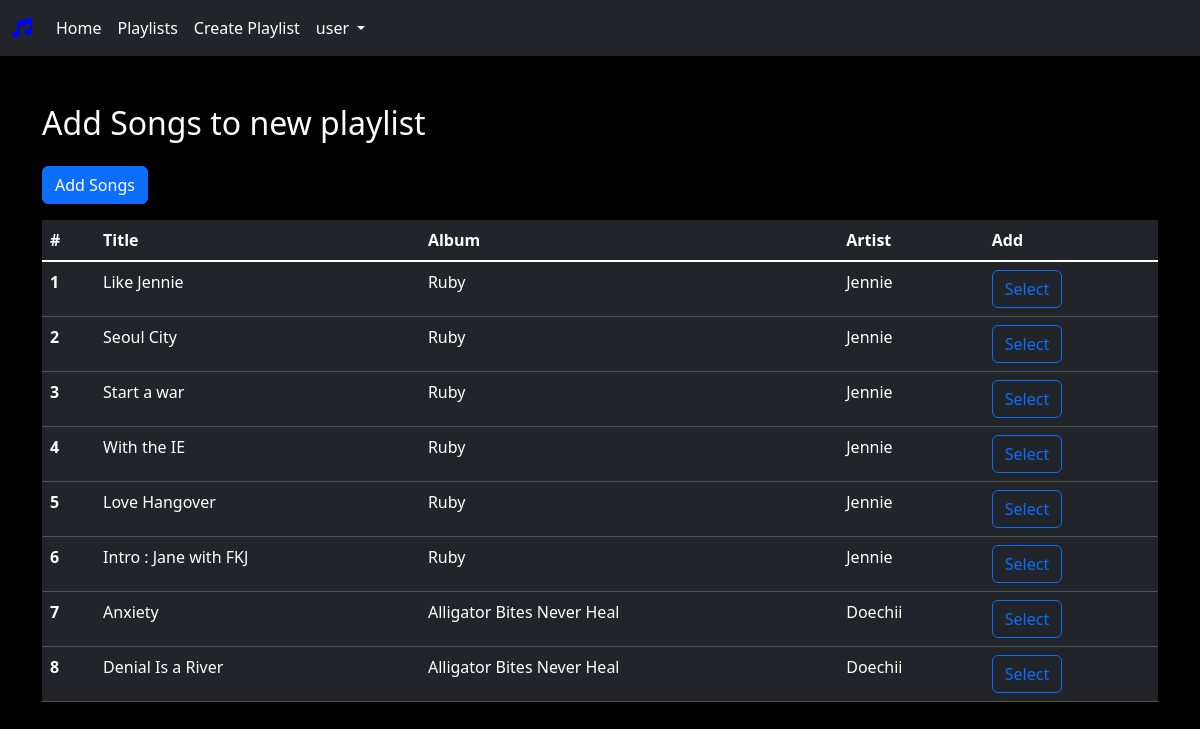
The page /playlist/4/add-songs/ (signed in) on the database its author committed.
### musicbox/models.py (models this page shows, shortened)
class Playlist(models.Model):
    name = models.CharField(max_length=100)
    user_object = models.ForeignKey(
        User, on_delete=models.CASCADE, related_name="playlists"
    )
    created_date = models.DateTimeField(auto_now_add=True)
    updated_date = models.DateTimeField(auto_now=True)
    VISIBILITY_OPTIONS = (
        ("private", "Private"),
        ("public", "Public"),
    )
    visibility = models.CharField(
        max_length=50, choices=VISIBILITY_OPTIONS, default="private"
    )
    songtrack_objects = models.ManyToManyField(SongTrack)
    cover_image = models.ImageField(upload_to="playlistcovers", blank=True, null=True)
    description = models.TextField(blank=True, null=True)
    play_count = models.PositiveIntegerField(default=0)

class SongTrack(models.Model):
    title = models.CharField(max_length=100)
    artist_object = models.ForeignKey(
        Artist, on_delete=models.CASCADE, related_name="tracks_artist"
    )
    album_object = models.ForeignKey(
        Album,
        on_delete=models.CASCADE,
        related_name="tracks_album",
        blank=True,
        null=True,
    )
    duration = models.DurationField()
    release_date = models.DateField()
    genre_objects = models.ManyToManyField(Genre)
    audio_file = models.FileField(upload_to="songtracks", blank=False, null=False)
    is_single = models.BooleanField(default=False)
    cover_photo = models.ImageField(upload_to="singlescover", blank=True, null=True)

class Album(models.Model):
    title = models.CharField(max_length=100)
    artist_object = models.ForeignKey(
        Artist, on_delete=models.CASCADE, related_name="albums"
    )
    release_date = models.DateField()
    cover_photo = models.ImageField(upload_to="albumcovers", null=True, blank=True)

class Artist(models.Model):
    name = models.CharField(max_length=100, unique=True)
    bio = models.TextField(blank=True, null=True)

### musicbox/views.py (the view, shortened to what this page needs)
class PlaylistAddSongsView(LoginRequiredMixin, View):
    login_url = "signin"
    redirect_field_name = "redirect_to"
    template_name = "add-songs-playlist.html"
    form_class = AddSongToPlaylistForm
    def get(self, request, *args, **kwargs):
        playlist_id = kwargs.get("pk")
        playlist = get_object_or_404(Playlist, id=playlist_id, user_object=request.user)
        form_instance = self.form_class(playlist=playlist)
        return render(
            request, self.template_name, {"form": form_instance, "playlist": playlist}
        )

### musicbox/templates/add-songs-playlist.html (shortened to what this page needs)
{% extends 'base.html' %}
{% block head_block %}
{% load static %}
{% endblock %}
{% block main_block%}
{% load static %}
<div class="container mt-5">
    <h2 class="text-white mb-4">Add Songs to {{playlist.name}} playlist</h2>
    <form action="" method="post">
        <div class="">
            <button type="submit" class="btn btn-primary mb-3">Add Songs</button>
        </div>
        <div class="table-responsive">
            <table class="table table-dark table-hover">
                <thead>
                    <tr>
                        <th>#</th>
                        <th>Title</th>
                        <th>Album</th>
                        <th>Artist</th>
                        <th>Add</th>
                    </tr>
                </thead>
                <tbody class="table-group-divider">
                    {% for song in form.songs.field.queryset %}
                    <tr>
                        <th scope="row">{{ forloop.counter }}</th>
                        <td>{{song.title}}</td>
                        <td>{{song.album_object.title}}</td>
                        <td>{{song.artist_object.name}}</td>
                        <td>
                            <button type="button" class="btn btn-outline-primary song-select-btn"
                                data-song-id="{{song.id}}">Select</button>
                        </td>
                    </tr>
                    {% endfor %}
                </tbody>
            </table>
        </div>
    </form>
</div>
{% endblock %}

### rows shown on the page
Playlist: name "new"
SongTrack: title "Like Jennie", album_object "Ruby", artist_object.name "Jennie"
SongTrack: title "Seoul City", album_object "Ruby", artist_object.name "Jennie"
SongTrack: title "Start a war", album_object "Ruby", artist_object.name "Jennie"
SongTrack: title "With the IE", album_object "Ruby", artist_object.name "Jennie"
SongTrack: title "Love Hangover", album_object "Ruby", artist_object.name "Jennie"
SongTrack: title "Intro : Jane with FKJ", album_object "Ruby", artist_object.name "Jennie"
SongTrack: title "Anxiety", album_object "Alligator Bites Never Heal", artist_object.name "Doechii"
SongTrack: title "Denial Is a River", album_object "Alligator Bites Never Heal", artist_object.name "Doechii"
